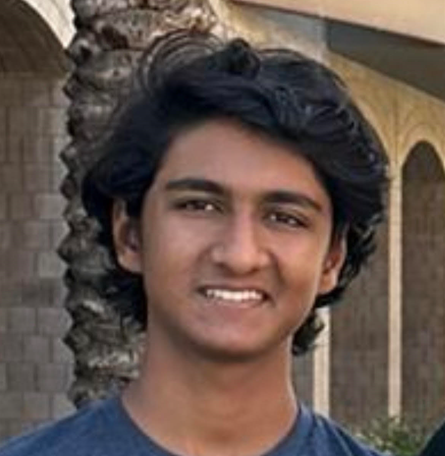
#> input picture images/pfp.png, 445 x 456 px, found by its file name
$ jupyter execute --allow-errors 2023-10-21-libraries.ipynb
#> lines starting #> are read from the running program, lines starting #| are printed output that depends on the picture
---
toc: true
comments: false
layout: default
title: Libraries Tech Talk
description: 3.14 Libraries
type: hacks
courses: { compsci: {week: 10} }
---

# Takeaways

- Libraries provide a way to access functions already previously implemented
- Simplifies procedures such as data processing, image opening, etc.
- they're awesome :)

# ------------------------------------------------------

<h1>3.14 Libraries</h1>
A file that contains procedures that can be used in a program is called a library. An Application Program Interface, or API, contains specifications for how the procedures in a library behave and can be used. It allows the imported procedures from the library to interact with the rest of your code.
<h2>Types of Libraries</h2>
There are many types of libraries that modern day companies use, such as Requests, Pillow, Pandas, NumPy, SciKit-Learn, TensorFlow, and Matplotlib. Requests: The Requests library simplifies making HTTP requests in Python, making it easy to interact with web services and retrieve data from websites.

Pandas: Pandas is a data manipulation and analysis library for efficiently working with structured data, including data import, cleaning, transformation, and analysis in tabular form.

Scikit-Learn: Scikit-Learn is a machine learning library that offers simple and efficient tools for data analysis and modeling, including classification, regression, and clustering.

TensorFlow: TensorFlow is an open-source machine learning framework that facilitates deep learning and neural network development, supporting tasks like image recognition and natural language processing.

Matplotlib: Matplotlib is a versatile plotting library for creating 2D and 3D visualizations and figures in Python, enabling a wide range of plots, charts, and graphs for data visualization and analysis.

Libraries are, at their heart, a collection of other people's code, and it would be difficult to understand how the procedures should be used without documentation. APIs explain how two separate pieces of software interact with each other, and they also need documentation to keep this communication going.

<h2>Popcorn Hack 1</h2>
We have now hopefully all done or seen this type of question about getting a robot from point a to point b. But this can be very tedious because it may take a lot of code to do that. Luckily, there’s a saving grace called procedures, procedures essentially shorten the amount of code that is needed. So for a robot example we have displayed, we will use the procedure “moveBackwards” to shorten the amount of code we would normally need. This will rotate our triangle 180 degrees. Here is the example and solution

#> (a cell that did not finish here is left out)

Pillow: Pillow is a powerful image processing library for opening, manipulating, and saving various image formats in Python.

[cell 2]
from PIL import Image

# Example usage:
#> (the rest of this cell did not finish here and is left out)

from PIL import Image:

This line imports the Image module from the PIL library. PIL stands for Python Imaging Library, which is used for opening, manipulating, and saving image files.

image = Image.open('/home/lincolnc2008/vscode/student3/images/frog-game.jpg'):

This line opens an image file named '/home/lincolnc2008/vscode/student3/images/frog-game.jpg' using the Image.open() method. It creates an Image object and assigns it to the variable image.

image.show():

This line displays the image using the show() method. This will open the default image viewer on your system and display the image.

### Popcorn Hack 2
Do this same thing but with a different image. Make it personallized!

[cell 3]
from PIL import Image

# Code goes here
image = Image.open("/home/dudeamabobby/vscode/student/images/pfp.png")
#> image is the input picture: PIL image 445x456 RGBA; mean R, G, B, A 99.5, 83.5, 75.5, 255
image.show()

NumPy: NumPy is a fundamental library for numerical computing in Python, providing support for multidimensional arrays and a wide range of mathematical functions.

[cell 4]
import numpy as np

# Example usage:
arr = np.array([1, 2, 3, 4, 5])
print(arr)

import numpy as np:

This line imports the Numpy library with the alias np. Numpy is a powerful library in Python for numerical computations, particularly with arrays and matrices.

arr = np.array([1, 2, 3, 4, 5]):

This line creates a Numpy array named arr using the np.array() function. The array is initialized with the values [1, 2, 3, 4, 5].

print(arr):

This line prints the array arr to the console

## Popcorn Hack 3
You are given two 1-dimensional Numpy arrays, A and B, of the same length. Perform the following element-wise operations and return the results:

Add each element of array A to the corresponding element of array B.
Multiply each element of array A by the corresponding element of array B.
Square each element of array A.

[cell 5]
# Code goes here
arr = np.array([1, 2, 3, 4, 5])
arr2 = np.array([2, 3, 4, 5, 6])

arr3 = arr + arr2
arr4 = arr * arr2
arr5 = arr**2
print(arr3)
print(arr4)
print(arr5)

[cell 6]
import matplotlib.pyplot as plt

# Example usage:
x = np.linspace(0, 10, 100)
y = np.sin(x)
plt.plot(x, y)
plt.show()
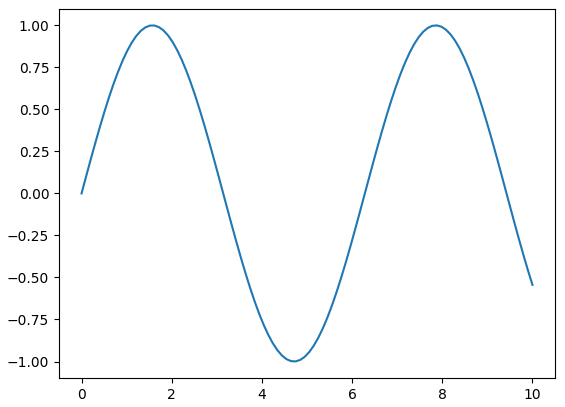
#> figure drawn by matplotlib, 1 panel; curve peaks at x = 7.88, y = 1

import matplotlib.pyplot as plt:

This line imports the pyplot module from the Matplotlib library with the alias plt. Matplotlib is a powerful library in Python for creating visualizations and plots.

x = np.linspace(0, 10, 100)
y = np.sin(x):

These lines create two Numpy arrays x and y. x is generated using np.linspace() which creates an array of 100 equally spaced points between 0 and 10. y is generated by taking the sine of each element in x.

plt.plot(x, y):

This line creates a line plot using the plot() function from Matplotlib. It takes x and y as the data for the x and y coordinates of the plot.

plt.show():

This line displays the plot using the show() function. It opens a window with the generated plot.

## Popcorn Hack 4
You have a dataset representing the monthly sales of a company over a year. The data is provided as two lists: months (containing the names of the months) and sales (containing the corresponding sales figures).

Your task is to create a bar chart to visualize the monthly sales.

Write a Python function that takes the lists months and sales as input and generates a bar chart using Matplotlib. The function should also label the x-axis with the months and the y-axis with "Sales (in thousands)".

[cell 7]
# Code goes here
months = ['Jan', 'Feb', 'Mar', 'Apr', 'May', 'Jun', 'Jul', 'Aug', 'Sep', 'Oct', 'Nov', 'Dec']
sales = [150, 170, 190, 200, 220, 250, 280, 300, 280, 250, 230, 190]

plt.bar(months, sales)
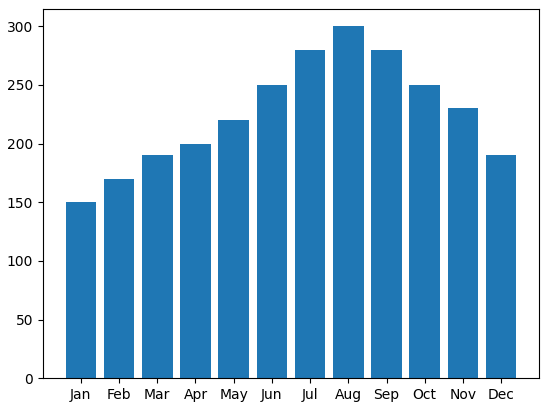
#> figure drawn by matplotlib, 1 panel; tallest bar 300 high, from x = 6.6 to 7.4

<h1>Optional Popcorn Hack</h1>
Now for extra credit, create a program(s) using all the libraries we provided (Pillow, NumPy, TensorFlow, etc). Try showing a basic understanding of how to use each one of these libraries. Try doing something fun or creative!

[cell 8]
# Code goes here
from PIL import Image, ImageFilter
import numpy as np
import matplotlib.pyplot as plt

# Load the image using Pillow
image_path = '/home/dudeamabobby/vscode/student/images/pfp.png'
img = Image.open(image_path)

# Apply a Gaussian blur filter
blurred_img = img.filter(ImageFilter.GaussianBlur(5))
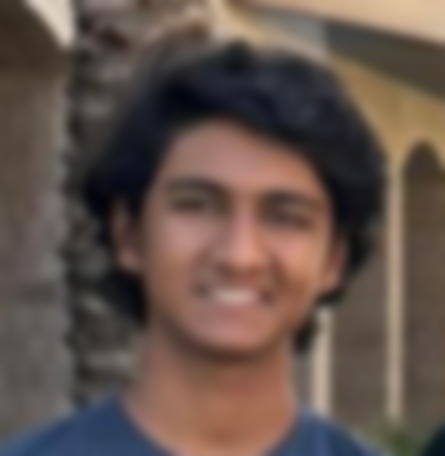
#> blurred_img: PIL image 445x456 RGBA; mean R, G, B, A 99.5, 83.5, 75.5, 255

# Convert the images to NumPy arrays for processing
original_array = np.array(img)
blurred_array = np.array(blurred_img)

# Display the original and blurred images using Matplotlib
plt.figure(figsize=(10, 5))
plt.subplot(1, 2, 1)
plt.title('Original Image')
plt.imshow(original_array)
plt.axis('off')

plt.subplot(1, 2, 2)
plt.title('Blurred Image')
plt.imshow(blurred_array)
plt.axis('off')

plt.show()
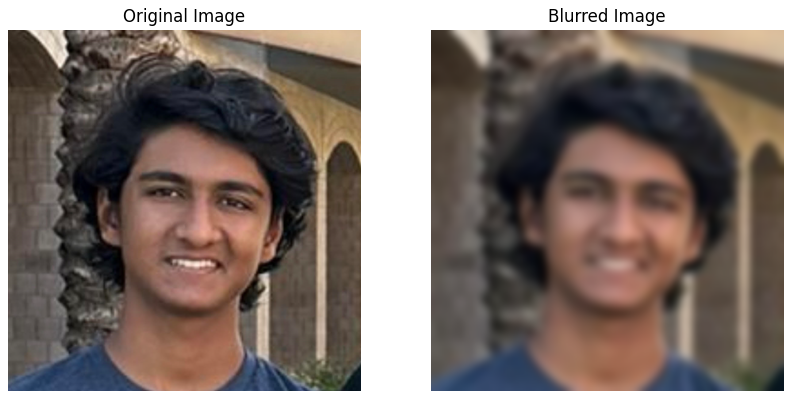
#> figure drawn by matplotlib, 2 panels

<h1>Homework!</h1>
For our homework hack, Write a Python program that uses the NumPy library to generate an array of values for the sine and cosine functions over a specified range, and then use Matplotlib to create a plot that shows both functions on the same graph. The program should:
Import the necessary libraries (NumPy and Matplotlib).
Define a range of angles in degrees, e.g., from 0 to 360 degrees.
Use NumPy to calculate the sine and cosine values for each angle in the range.
Create a Matplotlib plot with the angles on the x-axis and the sine and cosine values on the y-axis.
Label the plot with appropriate titles, axis labels, and a legend.
Display the plot on the screen.

[cell 9]
# Code goes here
import numpy as np
import matplotlib.pyplot as plt

# Define the range of angles in degrees from 0 to 360
angles_degrees = np.arange(0, 361, 10)  # Angles from 0 to 360 in 10-degree increments

# Calculate the sine and cosine values for each angle in the range
angles_radians = np.radians(angles_degrees)  # Convert angles to radians
sine_values = np.sin(angles_radians)
cosine_values = np.cos(angles_radians)

# Create a Matplotlib plot
plt.figure(figsize=(8, 6))
plt.plot(angles_degrees, sine_values, label='Sine', marker='o', linestyle='-', color='blue')
plt.plot(angles_degrees, cosine_values, label='Cosine', marker='s', linestyle='--', color='red')

# Label the plot
plt.title('Sine and Cosine Functions')
plt.xlabel('Angle (degrees)')
plt.ylabel('Value')
plt.legend(loc='upper right')

# Display the plot
plt.grid(True)
plt.show()
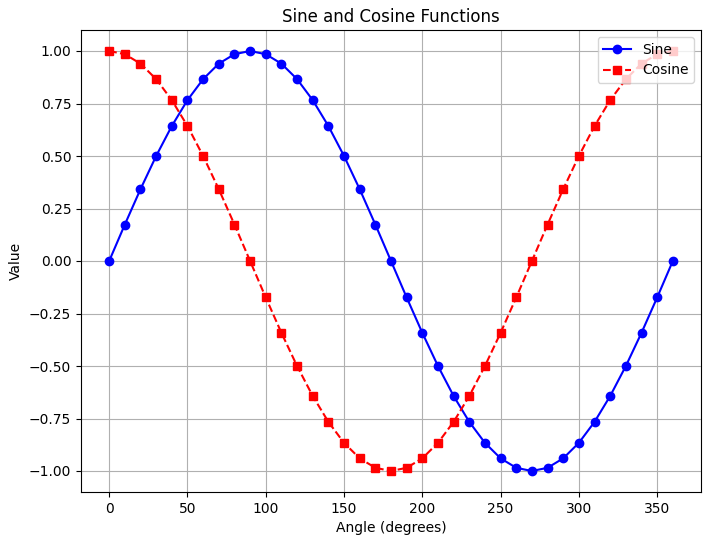
#> figure drawn by matplotlib, 1 panel; curve peaks at x = 90, y = 1; curve peaks at x = 0, y = 1
